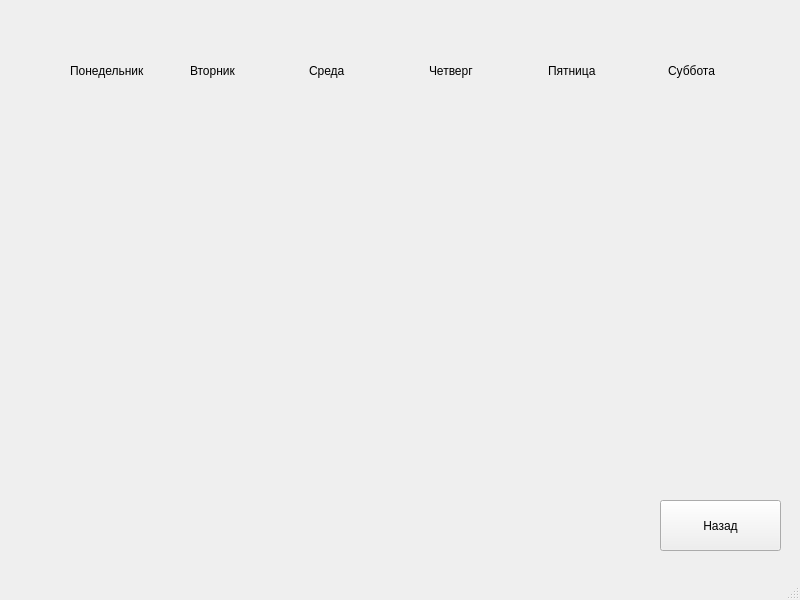
<?xml version="1.0" encoding="UTF-8"?>
<ui version="4.0">
 <class>TeacherWindow</class>
 <widget class="QMainWindow" name="TeacherWindow">
  <property name="geometry">
   <rect>
    <x>0</x>
    <y>0</y>
    <width>800</width>
    <height>600</height>
   </rect>
  </property>
  <property name="windowTitle">
   <string>Расписание преподавателя </string>
  </property>
  <widget class="QWidget" name="centralwidget">
   <widget class="QPushButton" name="back_from_teacher_window_button">
    <property name="geometry">
     <rect>
      <x>660</x>
      <y>500</y>
      <width>121</width>
      <height>51</height>
     </rect>
    </property>
    <property name="text">
     <string>Назад</string>
    </property>
   </widget>
   <widget class="QWidget" name="layoutWidget">
    <property name="geometry">
     <rect>
      <x>70</x>
      <y>50</y>
      <width>711</width>
      <height>41</height>
     </rect>
    </property>
    <layout class="QHBoxLayout" name="horizontalLayout">
     <item>
      <widget class="QLabel" name="monday_label">
       <property name="text">
        <string>Понедельник</string>
       </property>
      </widget>
     </item>
     <item>
      <widget class="QLabel" name="tuesday_label">
       <property name="text">
        <string>Вторник</string>
       </property>
      </widget>
     </item>
     <item>
      <widget class="QLabel" name="wednesday_label">
       <property name="text">
        <string>Среда</string>
       </property>
      </widget>
     </item>
     <item>
      <widget class="QLabel" name="thursday_label">
       <property name="text">
        <string>Четверг</string>
       </property>
      </widget>
     </item>
     <item>
      <widget class="QLabel" name="friday_label">
       <property name="text">
        <string>Пятница</string>
       </property>
      </widget>
     </item>
     <item>
      <widget class="QLabel" name="saturday_label">
       <property name="text">
        <string>Суббота</string>
       </property>
      </widget>
     </item>
    </layout>
   </widget>
  </widget>
  <widget class="QMenuBar" name="menubar">
   <property name="geometry">
    <rect>
     <x>0</x>
     <y>0</y>
     <width>800</width>
     <height>23</height>
    </rect>
   </property>
  </widget>
  <widget class="QStatusBar" name="statusbar"/>
 </widget>
 <resources/>
 <connections/>
</ui>
